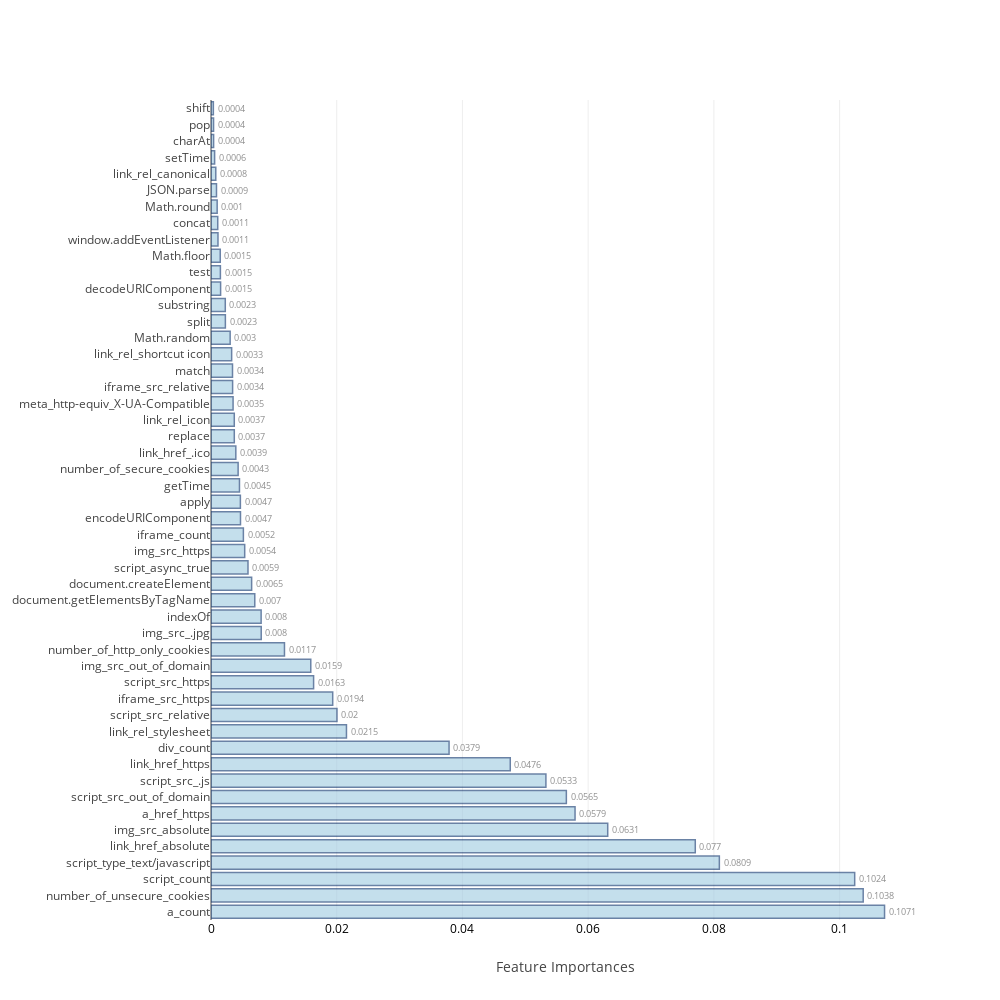
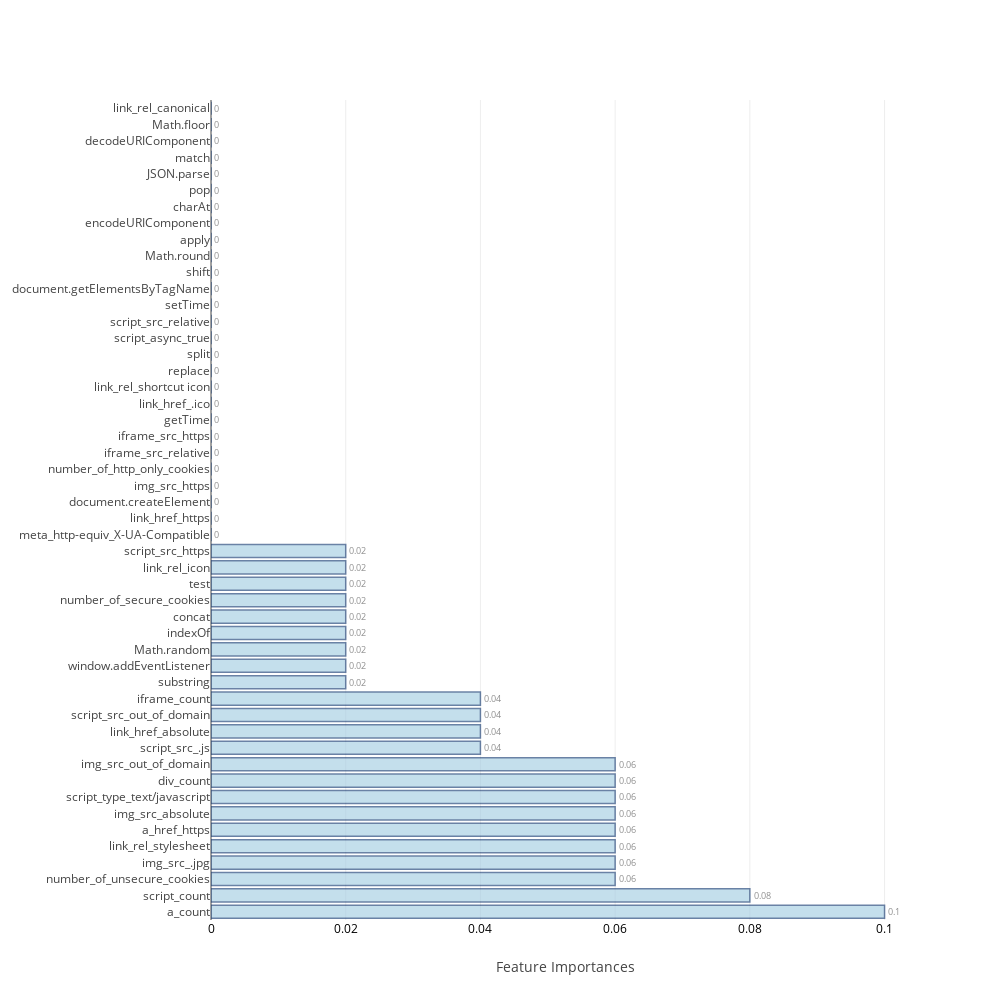
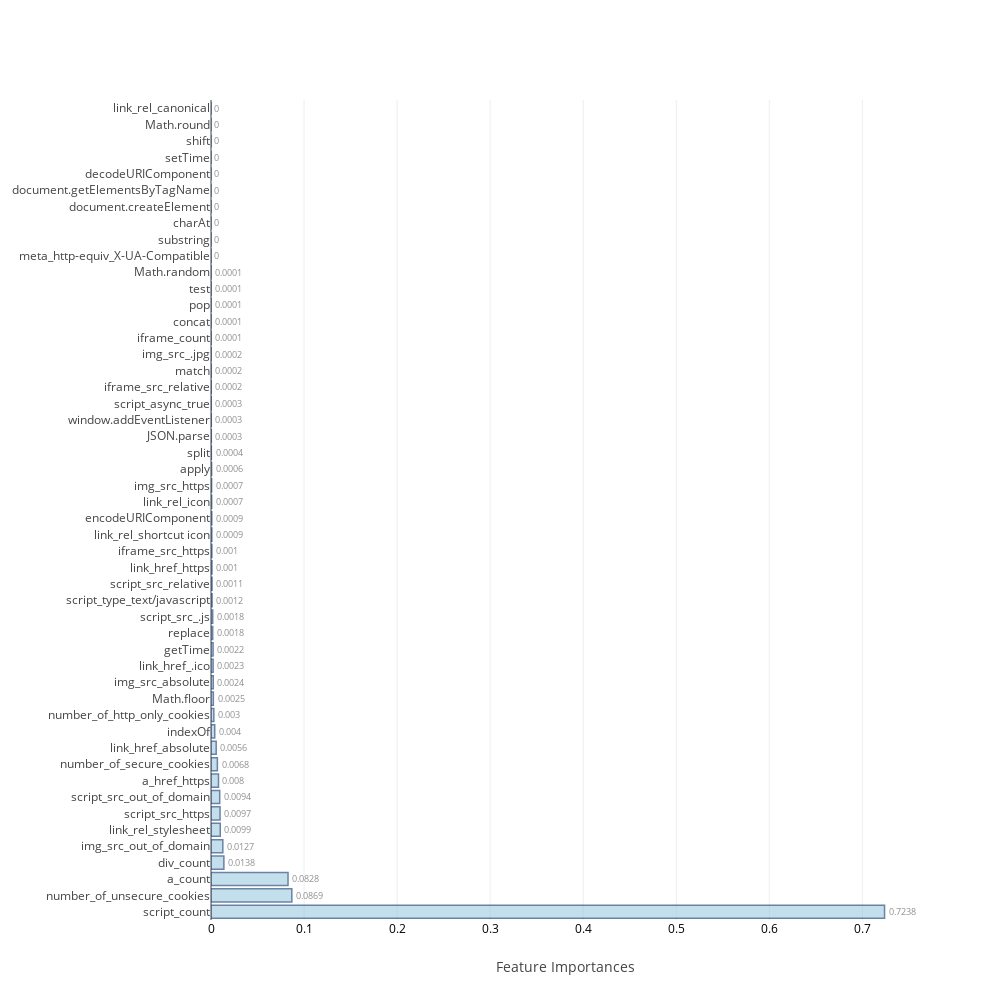
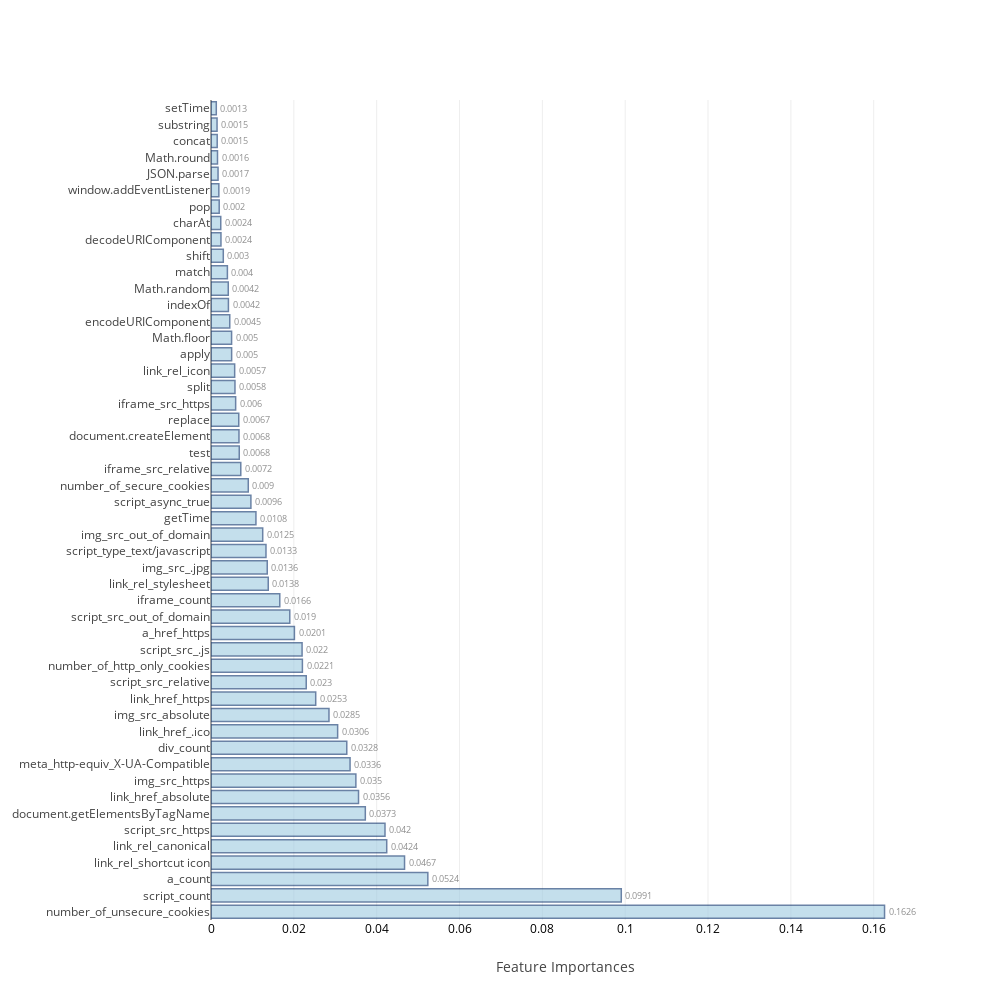

The cell these charts' notebook holds for them, in order:
### Code cell
feat_imp=[None]*4
j=0
for i in range(0,8):
    if i>=2 and i<=5:
        model,cm_train,cm_test,acc_train,acc_test,roc_auc,feat_imp[j],mcc=f[i](scaled_X_train,train_Y,scaled_X_test,test_Y,columns)
        j=j+1
    else:
        model,cm_train,cm_test,acc_train,acc_test,roc_auc,mcc=f[i](scaled_X_train,train_Y,scaled_X_test,test_Y)
    table_80_50_train.loc[i]=   ([acc_train,cm_train.TP,cm_train.TN,cm_train.FP,cm_train.FN,cm_train.FPR,cm_train.FNR])
    table_80_50_test.loc[i] =   ([acc_test ,cm_test.TP, cm_test.TN, cm_test.FP, cm_test.FN, cm_test.FPR, cm_test.FNR,roc_auc,mcc])
    print("\n")

### Figure 1 — Plotly figure (JSON) as saved in the notebook; plotly's stock layout.template omitted (floating-point values rounded to 4 significant figures)
{"data": [{"marker": {"color": "rgb(158,202,225)", "line": {"color": "rgb(8,48,107)", "width": 1.5}}, "opacity": 0.6, "orientation": "h", "text": [0.1071, 0.1038, 0.1024, 0.0809, 0.077, 0.0631, 0.0579, 0.0565, 0.0533, 0.0476, 0.0379, 0.0215, 0.02, 0.0194, 0.0163, 0.0159, 0.0117, 0.008, 0.008, 0.007, 0.0065, 0.0059, 0.0054, 0.0052, 0.0047, 0.0047, 0.0045, 0.0043, 0.0039, 0.0037, 0.0037, 0.0035, 0.0034, 0.0034, 0.0033, 0.003, 0.0023, 0.0023, 0.0015, 0.0015, 0.0015, 0.0011, 0.0011, 0.001, 0.0009, 0.0008, 0.0006, 0.0004, 0.0004, 0.0004], "textposition": "outside", "type": "bar", "uid": "6bef5227-14f4-4d07-ba67-a0a46c09a2fc", "x": [0.1071, 0.1038, 0.1024, 0.08087, 0.07704, 0.06311, 0.05791, 0.05653, 0.05328, 0.04761, 0.03787, 0.02155, 0.02004, 0.01936, 0.01632, 0.01587, 0.01169, 0.007988, 0.007975, 0.006965, 0.006464, 0.005884, 0.00536, 0.005151, 0.004691, 0.004674, 0.004529, 0.004315, 0.003949, 0.003705, 0.003704, 0.003511, 0.003438, 0.003422, 0.003285, 0.003047, 0.002287, 0.002272, 0.001527, 0.001493, 0.00147, 0.001111, 0.001073, 0.0009795, 0.0008727, 0.0007604, 0.0005754, 0.0004146, 0.0004069, 0.0003757], "y": ["a_count", "number_of_unsecure_cookies", "script_count", "script_type_text/javascript", "link_href_absolute", "img_src_absolute", "a_href_https", "script_src_out_of_domain", "script_src_.js", "link_href_https", "div_count", "link_rel_stylesheet", "script_src_relative", "iframe_src_https", "script_src_https", "img_src_out_of_domain", "number_of_http_only_cookies", "img_src_.jpg", "indexOf", "document.getElementsByTagName", "document.createElement", "script_async_true", "img_src_https", "iframe_count", "encodeURIComponent", "apply", "getTime", "number_of_secure_cookies", "link_href_.ico", "replace", "link_rel_icon", "meta_http-equiv_X-UA-Compatible", "iframe_src_relative", "match", "link_rel_shortcut icon", "Math.random", "split", "substring", "decodeURIComponent", "test", "Math.floor", "window.addEventListener", "concat", "Math.round", "JSON.parse", "link_rel_canonical", "setTime", "charAt", "pop", "shift"]}], "layout": {"autosize": false, "height": 1000, "width": 1000, "xaxis": {"tickfont": {"color": "black", "size": 12}, "title": "Feature Importances"}, "yaxis": {"automargin": true}}}

### Figure 2 — Plotly figure (JSON) as saved in the notebook; plotly's stock layout.template omitted (floating-point values rounded to 4 significant figures)
{"data": [{"marker": {"color": "rgb(158,202,225)", "line": {"color": "rgb(8,48,107)", "width": 1.5}}, "opacity": 0.6, "orientation": "h", "text": [0.1, 0.08, 0.06, 0.06, 0.06, 0.06, 0.06, 0.06, 0.06, 0.06, 0.04, 0.04, 0.04, 0.04, 0.02, 0.02, 0.02, 0.02, 0.02, 0.02, 0.02, 0.02, 0.02, 0, 0, 0, 0, 0, 0, 0, 0, 0, 0, 0, 0, 0, 0, 0, 0, 0, 0, 0, 0, 0, 0, 0, 0, 0, 0, 0], "textposition": "outside", "type": "bar", "uid": "fcdfb2d1-ebdb-4471-8e7c-a84ec6e26035", "x": [0.1, 0.08, 0.06, 0.06, 0.06, 0.06, 0.06, 0.06, 0.06, 0.06, 0.04, 0.04, 0.04, 0.04, 0.02, 0.02, 0.02, 0.02, 0.02, 0.02, 0.02, 0.02, 0.02, 0, 0, 0, 0, 0, 0, 0, 0, 0, 0, 0, 0, 0, 0, 0, 0, 0, 0, 0, 0, 0, 0, 0, 0, 0, 0, 0], "y": ["a_count", "script_count", "number_of_unsecure_cookies", "img_src_.jpg", "link_rel_stylesheet", "a_href_https", "img_src_absolute", "script_type_text/javascript", "div_count", "img_src_out_of_domain", "script_src_.js", "link_href_absolute", "script_src_out_of_domain", "iframe_count", "substring", "window.addEventListener", "Math.random", "indexOf", "concat", "number_of_secure_cookies", "test", "link_rel_icon", "script_src_https", "meta_http-equiv_X-UA-Compatible", "link_href_https", "document.createElement", "img_src_https", "number_of_http_only_cookies", "iframe_src_relative", "iframe_src_https", "getTime", "link_href_.ico", "link_rel_shortcut icon", "replace", "split", "script_async_true", "script_src_relative", "setTime", "document.getElementsByTagName", "shift", "Math.round", "apply", "encodeURIComponent", "charAt", "pop", "JSON.parse", "match", "decodeURIComponent", "Math.floor", "link_rel_canonical"]}], "layout": {"autosize": false, "height": 1000, "width": 1000, "xaxis": {"tickfont": {"color": "black", "size": 12}, "title": "Feature Importances"}, "yaxis": {"automargin": true}}}

### Figure 3 — Plotly figure (JSON) as saved in the notebook; plotly's stock layout.template omitted (floating-point values rounded to 4 significant figures)
{"data": [{"marker": {"color": "rgb(158,202,225)", "line": {"color": "rgb(8,48,107)", "width": 1.5}}, "opacity": 0.6, "orientation": "h", "text": [0.7238, 0.0869, 0.0828, 0.0138, 0.0127, 0.0099, 0.0097, 0.0094, 0.008, 0.0068, 0.0056, 0.004, 0.003, 0.0025, 0.0024, 0.0023, 0.0022, 0.0018, 0.0018, 0.0012, 0.0011, 0.001, 0.001, 0.0009, 0.0009, 0.0007, 0.0007, 0.0006, 0.0004, 0.0003, 0.0003, 0.0003, 0.0002, 0.0002, 0.0002, 0.0001, 0.0001, 0.0001, 0.0001, 0.0001, 0, 0, 0, 0, 0, 0, 0, 0, 0, 0], "textposition": "outside", "type": "bar", "uid": "f33ecd58-8c62-41ea-b60c-bff4b903ac63", "x": [0.7238, 0.08685, 0.08277, 0.01383, 0.0127, 0.009946, 0.009702, 0.009364, 0.00805, 0.006844, 0.005569, 0.004005, 0.00304, 0.002512, 0.002435, 0.002281, 0.002247, 0.001827, 0.001819, 0.001186, 0.001127, 0.001038, 0.0009537, 0.0009072, 0.0008539, 0.0007358, 0.000654, 0.0006303, 0.0003891, 0.0003326, 0.0002972, 0.0002791, 0.0002164, 0.0002136, 0.0001531, 9.28e-05, 6.257e-05, 6.235e-05, 5.968e-05, 5.301e-05, 3.699e-05, 3.03e-05, 0, 0, 0, 0, 0, 0, 0, 0], "y": ["script_count", "number_of_unsecure_cookies", "a_count", "div_count", "img_src_out_of_domain", "link_rel_stylesheet", "script_src_https", "script_src_out_of_domain", "a_href_https", "number_of_secure_cookies", "link_href_absolute", "indexOf", "number_of_http_only_cookies", "Math.floor", "img_src_absolute", "link_href_.ico", "getTime", "replace", "script_src_.js", "script_type_text/javascript", "script_src_relative", "link_href_https", "iframe_src_https", "link_rel_shortcut icon", "encodeURIComponent", "link_rel_icon", "img_src_https", "apply", "split", "JSON.parse", "window.addEventListener", "script_async_true", "iframe_src_relative", "match", "img_src_.jpg", "iframe_count", "concat", "pop", "test", "Math.random", "meta_http-equiv_X-UA-Compatible", "substring", "charAt", "document.createElement", "document.getElementsByTagName", "decodeURIComponent", "setTime", "shift", "Math.round", "link_rel_canonical"]}], "layout": {"autosize": false, "height": 1000, "width": 1000, "xaxis": {"tickfont": {"color": "black", "size": 12}, "title": "Feature Importances"}, "yaxis": {"automargin": true}}}

### Figure 4 — Plotly figure (JSON) as saved in the notebook; plotly's stock layout.template omitted (floating-point values rounded to 4 significant figures)
{"data": [{"marker": {"color": "rgb(158,202,225)", "line": {"color": "rgb(8,48,107)", "width": 1.5}}, "opacity": 0.6, "orientation": "h", "text": [0.1626, 0.0991, 0.0524, 0.0467, 0.0424, 0.042, 0.0373, 0.0356, 0.035, 0.0336, 0.0328, 0.0306, 0.0285, 0.0253, 0.023, 0.0221, 0.022, 0.0201, 0.019, 0.0166, 0.0138, 0.0136, 0.0133, 0.0125, 0.0108, 0.0096, 0.009, 0.0072, 0.0068, 0.0068, 0.0067, 0.006, 0.0058, 0.0057, 0.005, 0.005, 0.0045, 0.0042, 0.0042, 0.004, 0.003, 0.0024, 0.0024, 0.002, 0.0019, 0.0017, 0.0016, 0.0015, 0.0015, 0.0013], "textposition": "outside", "type": "bar", "uid": "2215b601-b63f-4452-a5ae-faa6f32ff82b", "x": [0.1626, 0.09906, 0.05235, 0.04673, 0.04243, 0.04201, 0.03726, 0.03562, 0.03497, 0.03358, 0.03278, 0.03058, 0.02848, 0.02528, 0.02299, 0.02207, 0.02199, 0.02014, 0.01902, 0.01661, 0.01382, 0.01358, 0.01328, 0.01248, 0.01085, 0.009634, 0.008998, 0.00719, 0.006819, 0.006754, 0.006702, 0.005951, 0.005784, 0.005714, 0.004983, 0.004971, 0.004531, 0.004204, 0.004167, 0.003957, 0.002967, 0.002402, 0.002353, 0.001979, 0.001893, 0.001699, 0.001569, 0.001496, 0.00146, 0.001276], "y": ["number_of_unsecure_cookies", "script_count", "a_count", "link_rel_shortcut icon", "link_rel_canonical", "script_src_https", "document.getElementsByTagName", "link_href_absolute", "img_src_https", "meta_http-equiv_X-UA-Compatible", "div_count", "link_href_.ico", "img_src_absolute", "link_href_https", "script_src_relative", "number_of_http_only_cookies", "script_src_.js", "a_href_https", "script_src_out_of_domain", "iframe_count", "link_rel_stylesheet", "img_src_.jpg", "script_type_text/javascript", "img_src_out_of_domain", "getTime", "script_async_true", "number_of_secure_cookies", "iframe_src_relative", "test", "document.createElement", "replace", "iframe_src_https", "split", "link_rel_icon", "apply", "Math.floor", "encodeURIComponent", "indexOf", "Math.random", "match", "shift", "decodeURIComponent", "charAt", "pop", "window.addEventListener", "JSON.parse", "Math.round", "concat", "substring", "setTime"]}], "layout": {"autosize": false, "height": 1000, "width": 1000, "xaxis": {"tickfont": {"color": "black", "size": 12}, "title": "Feature Importances"}, "yaxis": {"automargin": true}}}
